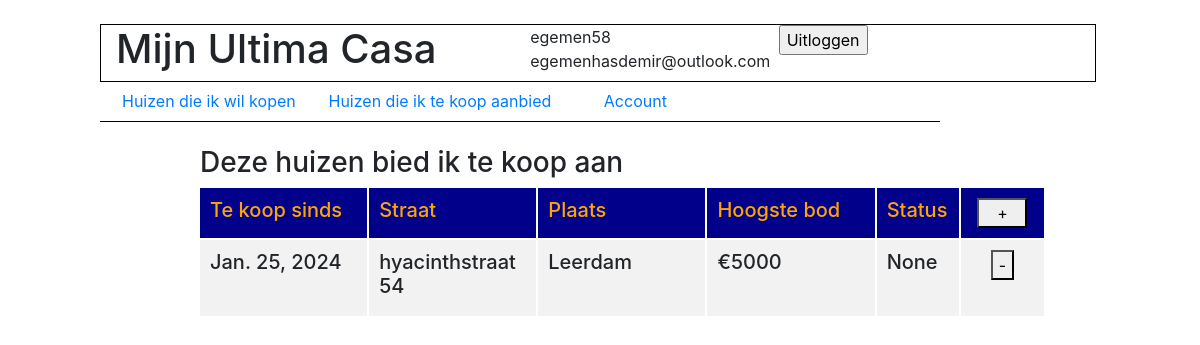
The page /playground/koper/verkoop (signed in) on the database its author committed.
### playground/models.py (models this page shows, shortened)
class Gebruiker(AbstractBaseUser,PermissionsMixin):
    username = models.CharField(max_length=50, null=True)
    email = models.EmailField(unique=True)
    is_staff = models.BooleanField(default=False)
    is_active = models.BooleanField(default=True)
    date_joined = models.DateTimeField(default=timezone.now)
    role = models.ForeignKey(Role, on_delete=models.CASCADE, null=True, default=1)
    USERNAME_FIELD = "email"
    objects = CustomUserManager()

class Bieding(models.Model):
    datum = models.DateField()
    user = models.ForeignKey(Gebruiker, on_delete=models.CASCADE, null=True)
    house = models.ForeignKey(Home, on_delete=models.CASCADE, null=True)
    bod = models.IntegerField(null=True)
    status = models.ForeignKey(status, on_delete=models.CASCADE, null=True)
    statusdatum = models.DateField(null=True)

class Home(models.Model):
    datum = models.DateField(null=True)
    user = models.ForeignKey(Gebruiker, on_delete=models.CASCADE, null=True)
    straat = models.CharField(max_length=50)
    postcode = models.CharField(max_length=50)
    plaats = models.CharField(max_length=50)
    gewijzigd = models.DateTimeField(null=True)
    def __str__(self):
        return self.straat

### playground/views.py (the view)
# urls.py: path('koper/verkoop', views.verkoop, name="verkoop" ),
def verkoop(request):
    current_user = request.user
    biedingen = Bieding.objects.filter(user=current_user)
    return render(request, "verkoop.html", {"biedingen":biedingen})

### playground/templates/verkoop.html (shortened to what this page needs)
{% extends 'header_koper.html' %}
{%block content%}
<head>
    <link rel="stylesheet" href="https://cdn.jsdelivr.net/npm/bootstrap@4.3.1/dist/css/bootstrap.min.css">
</head>
<body>
    <br>
    <div class="row offset-2">
    <h3>Deze huizen bied ik te koop aan</h3>
</div>
<div class="row offset-2">
    <div class="col-2 blauw"><h5>Te koop sinds</h5></div>
    <div class="col-2 blauw"><h5>Straat</h5></div>
    <div class="col-2 blauw"><h5>Plaats</h5></div>
    <div class="col-2 blauw"><h5>Hoogste bod</h5></div>
    <div class="col-1 blauw"><h5>Status</h5></div>
    <div class="col-1 text-center blauw"><a href="verkoop/form"><button class="button1">+</button></a></div>
</div>
{% for bieding in biedingen%}
<div class="row offset-2">
    <div class="col-2 grijs"><h5>{{bieding.datum}}</h5></div>
    <div class="col-2 grijs"><h5>{{bieding.house}}</h5></div>
    <div class="col-2 grijs"><h5>{{bieding.house.plaats}}</h5></div>
    <div class="col-2 grijs"><h5>€{{bieding.bod}}</h5></div>
    <div class="col-1 grijs"><h5>{{bieding.status}}</h5></div>
    <div class="col-1 text-center grijs"><a href="verwijder/{{bieding.id}}"><button>-</button></a></div>
</div>
{% endfor %}
</body>
</html>
{% endblock %}

### playground/templates/header_koper.html (shortened to what this page needs)
<!DOCTYPE html>
<html lang="en">
<head>
    <link rel="stylesheet" href="static/css/style.css">
    <link rel="stylesheet" href="https://cdn.jsdelivr.net/npm/bootstrap@4.3.1/dist/css/bootstrap.min.css">
</head>
<body>
<br>
    <div class="row offset-md-1 div1">
        <div class="col-5"><h1>Mijn Ultima Casa</h1></div>
        <div class="col-1">{{user.username}} {{user.email}} {{functie}}</div>
        <div class="col-3 offset-2"><form action=" {% url 'logout' %}">
            <input type="submit" name="logout" id="" value="Uitloggen">
            </form></div></div>
    <div class="row offset-md-1 header ">
        <div class="col-3"><a href="/playground/koper">Huizen die ik wil kopen</a></div>
        <div class="col-4"><a href="verkoop">Huizen die ik te koop aanbied</a></div>
        <div class="col-3"><a href="account">Account</a></div>
    </div>
    {% block content %}
    {% endblock %}
</body>
</html>

### playground/templates/header_koper.html (style rules this page uses)
.div1 { border: solid black 1px; height: auto; width: 83%; margin: auto; }
.header { margin:auto; width: 70%; border-bottom: solid black 1px; height: 40px; padding: 7px; }

### playground/templates/verkoop.html (style rules this page uses)
.blauw { background-color: darkblue; color: orange; height: 50px; border-right: solid white 2px; padding: 10px; }
.grijs { background-color: #f2f2f2; border-right: solid white 2px; border-top: solid white 2px; border-bottom: solid white 2px; padding: 10px; }
.button1 { width: 50px; }

### rows shown on the page
Gebruiker: username "egemen58", email "egemenhasdemir@outlook.com"
Bieding: datum "Jan. 25, 2024", house "hyacinthstraat 54", house.plaats "Leerdam", bod "5000", status "None"
